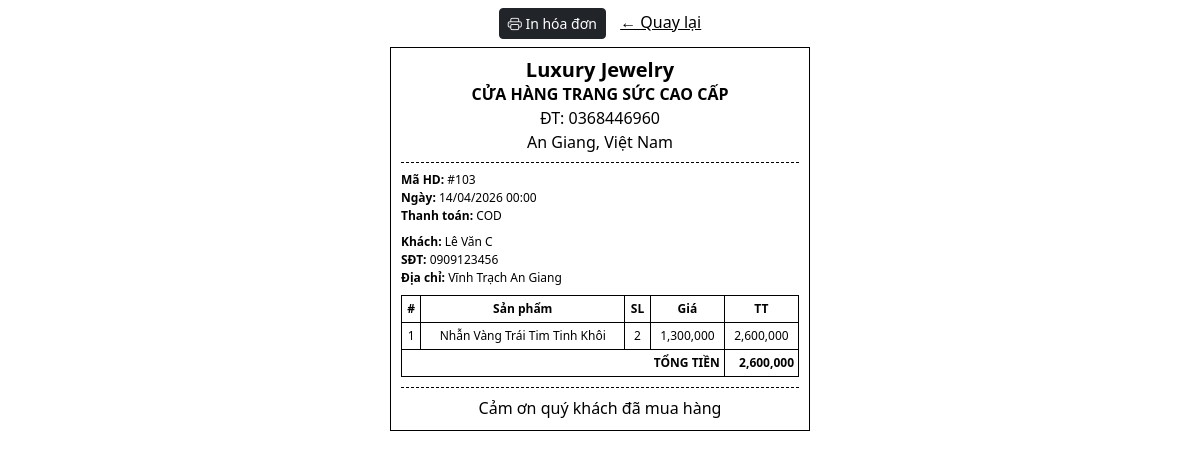
The app's page /admin/inhoadon.php?id=103 with its own data.
### tables this page shows
CREATE TABLE `hoadon` (
  `IdHoaDon` int(11) NOT NULL,
  `NgayLap` date NOT NULL,
  `TongTien` decimal(15,2) NOT NULL,
  `id_khachhang` int(11) NOT NULL,
  `HoTenKhachHang` varchar(50) NOT NULL,
  `Email` varchar(100) DEFAULT NULL,
  `DiaChi` varchar(100) DEFAULT NULL,
  `SoDienThoai` varchar(50) DEFAULT NULL,
  `PhuongThucThanhToan` varchar(50) DEFAULT NULL,
  `NgayDat` datetime DEFAULT NULL,
  `TrangThai` varchar(20) DEFAULT NULL
);

CREATE TABLE `chitiethoadon` (
  `IdChiTiet` int(11) NOT NULL,
  `IdHoaDon` int(11) NOT NULL,
  `IdSanPham` int(11) NOT NULL,
  `TenSanPham` varchar(255) NOT NULL,
  `KichThuoc` varchar(10) NOT NULL,
  `SoLuong` int(11) NOT NULL DEFAULT 1,
  `DonGia` decimal(12,2) NOT NULL DEFAULT 0.00,
  `ThanhTien` decimal(12,2) NOT NULL DEFAULT 0.00,
  `HinhAnh` varchar(255) NOT NULL
);

### admin/inhoadon.php (the view, shortened to what this page needs)
<?php
require_once('../php/config.php');
$order_id = intval($_GET['id']);
$stmt = $conn->prepare("SELECT * FROM hoadon WHERE IdHoaDon = ?");
$stmt->bind_param("i", $order_id);
$stmt->execute();
$order = $stmt->get_result()->fetch_assoc();
$stmt = $conn->prepare("SELECT * FROM chitiethoadon WHERE IdHoaDon = ?");
$stmt->bind_param("i", $order_id);
$stmt->execute();
$details = $stmt->get_result();
?>
<!DOCTYPE html>
<html lang="vi">
<head>
<link href="https://cdn.jsdelivr.net/npm/bootstrap@5.3.3/dist/css/bootstrap.min.css" rel="stylesheet">
<link rel="stylesheet" href="https://cdn.jsdelivr.net/npm/bootstrap-icons@1.11.3/font/bootstrap-icons.min.css">
<link rel="stylesheet" href="../css/inhoadon.css">
</head>
<body>
<div class="no-print text-center my-2">
    <button onclick="window.print()" class="btn btn-dark btn-sm">
        <i class="bi bi-printer"></i> In hóa đơn
    </button>
    <a href="chi_tiet_don_hang.php?id=<?= $order['IdHoaDon'] ?>" class="back-link">
        ← Quay lại
    </a>
</div>
<div class="bill-box">
    <div class="header">
        <h5>Luxury Jewelry</h5>
        <div><b>CỬA HÀNG TRANG SỨC CAO CẤP</b></div>
        <div>ĐT: 0368446960</div>
        <div>An Giang, Việt Nam</div>
    </div>
    <div class="info">
        <div><b>Mã HD:</b> #<?= $order['IdHoaDon'] ?></div>
        <div><b>Ngày:</b> <?= date("d/m/Y H:i", strtotime($order['NgayLap'])) ?></div>
        <div><b>Thanh toán:</b> <?= $order['PhuongThucThanhToan'] ?></div>
    </div>
    <div class="info">
        <div><b>Khách:</b> <?= $order['HoTenKhachHang'] ?></div>
        <div><b>SĐT:</b> <?= $order['SoDienThoai'] ?></div>
        <div><b>Địa chỉ:</b> <?= $order['DiaChi'] ?></div>
    </div>
    <table>
        <thead>
            <tr>
                <th>#</th>
                <th>Sản phẩm</th>
                <th>SL</th>
                <th>Giá</th>
                <th>TT</th>
            </tr>
        </thead>
        <tbody>
        <?php
        $stt = 1;
        $tong = 0;
        while ($row = $details->fetch_assoc()):
            $thanhtien = $row['SoLuong'] * $row['DonGia'];
            $tong += $thanhtien;
        ?>
        <tr>
            <td><?= $stt++ ?></td>
            <td><?= $row['TenSanPham'] ?></td>
            <td><?= $row['SoLuong'] ?></td>
            <td><?= number_format($row['DonGia']) ?></td>
            <td><?= number_format($thanhtien) ?></td>
        </tr>
        <?php endwhile; ?>
        <tr>
            <td colspan="4" class="total">TỔNG TIỀN</td>
            <td class="total"><?= number_format($tong) ?></td>
        </tr>
        </tbody>
    </table>
    <div class="footer">
        Cảm ơn quý khách đã mua hàng <br>
    </div>
</div>
</body>
</html>

### css/inhoadon.css (style rules this page uses)
* { margin: 0; padding: 0; box-sizing: border-box; }
body { background-color: var(--bg-body); font-family: 'Segoe UI', Tahoma, Geneva, Verdana, sans-serif; color: var(--text-main); }
.bill-box { width:100%; max-width:420px; margin:auto; border:1px solid #000; padding:10px; }
.header { text-align:center; border-bottom:1px dashed #000; padding-bottom:8px; margin-bottom:8px; }
.header h5 { margin:0; font-weight:bold; }
.info { font-size:12px; margin-bottom:8px; }
table { width:100%; border-collapse:collapse; font-size:12px; }
th,td { border:1px solid #000; padding:4px; text-align:center; }
.total { text-align:right; font-weight:bold; }
.footer { border-top:1px dashed #000; margin-top:10px; padding-top:8px; text-align:center; }
.back-link { color:#000; text-decoration:underline; margin-left:10px; }

### records on screen
hoadon: IdHoaDon "103", NgayLap "14/04/2026 00:00", PhuongThucThanhToan "COD", HoTenKhachHang "Lê Văn C", SoDienThoai "0909123456", DiaChi "Vĩnh Trạch An Giang"
chitiethoadon: TenSanPham "Nhẫn Vàng Trái Tim Tinh Khôi", SoLuong "2", DonGia "1,300,000", thanhtien "2,600,000"

### other values on screen
$tong "2,600,000"
